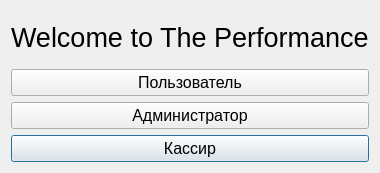
<?xml version="1.0" encoding="UTF-8"?>
<ui version="4.0">
 <class>login</class>
 <widget class="QDialog" name="login">
  <property name="geometry">
   <rect>
    <x>0</x>
    <y>0</y>
    <width>377</width>
    <height>173</height>
   </rect>
  </property>
  <property name="windowTitle">
   <string>Dialog</string>
  </property>
  <layout class="QGridLayout" name="gridLayout_2">
   <item row="0" column="0">
    <layout class="QVBoxLayout" name="verticalLayout">
     <item>
      <widget class="QLabel" name="label">
       <property name="font">
        <font>
         <pointsize>20</pointsize>
        </font>
       </property>
       <property name="text">
        <string>Welcome to The Performance</string>
       </property>
      </widget>
     </item>
     <item>
      <layout class="QGridLayout" name="gridLayout">
       <property name="horizontalSpacing">
        <number>6</number>
       </property>
       <item row="2" column="0">
        <widget class="QPushButton" name="pushButton_3">
         <property name="font">
          <font>
           <pointsize>12</pointsize>
          </font>
         </property>
         <property name="text">
          <string>Кассир</string>
         </property>
        </widget>
       </item>
       <item row="1" column="0">
        <widget class="QPushButton" name="pushButton_2">
         <property name="font">
          <font>
           <pointsize>12</pointsize>
          </font>
         </property>
         <property name="text">
          <string>Администратор</string>
         </property>
        </widget>
       </item>
       <item row="0" column="0">
        <widget class="QPushButton" name="pushButton">
         <property name="font">
          <font>
           <pointsize>12</pointsize>
          </font>
         </property>
         <property name="text">
          <string>Пользователь</string>
         </property>
        </widget>
       </item>
      </layout>
     </item>
    </layout>
   </item>
  </layout>
 </widget>
 <resources/>
 <connections>
  <connection>
   <sender>pushButton</sender>
   <signal>clicked()</signal>
   <receiver>login</receiver>
   <slot>push_user()</slot>
   <hints>
    <hint type="sourcelabel">
     <x>255</x>
     <y>124</y>
    </hint>
    <hint type="destinationlabel">
     <x>244</x>
     <y>208</y>
    </hint>
   </hints>
  </connection>
  <connection>
   <sender>pushButton_2</sender>
   <signal>clicked()</signal>
   <receiver>login</receiver>
   <slot>push_admin()</slot>
   <hints>
    <hint type="sourcelabel">
     <x>255</x>
     <y>195</y>
    </hint>
    <hint type="destinationlabel">
     <x>244</x>
     <y>208</y>
    </hint>
   </hints>
  </connection>
  <connection>
   <sender>pushButton_3</sender>
   <signal>clicked()</signal>
   <receiver>login</receiver>
   <slot>push_cassir()</slot>
   <hints>
    <hint type="sourcelabel">
     <x>255</x>
     <y>266</y>
    </hint>
    <hint type="destinationlabel">
     <x>244</x>
     <y>208</y>
    </hint>
   </hints>
  </connection>
 </connections>
 <slots>
  <slot>push_cassir()</slot>
  <slot>push_admin()</slot>
  <slot>push_user()</slot>
 </slots>
</ui>
